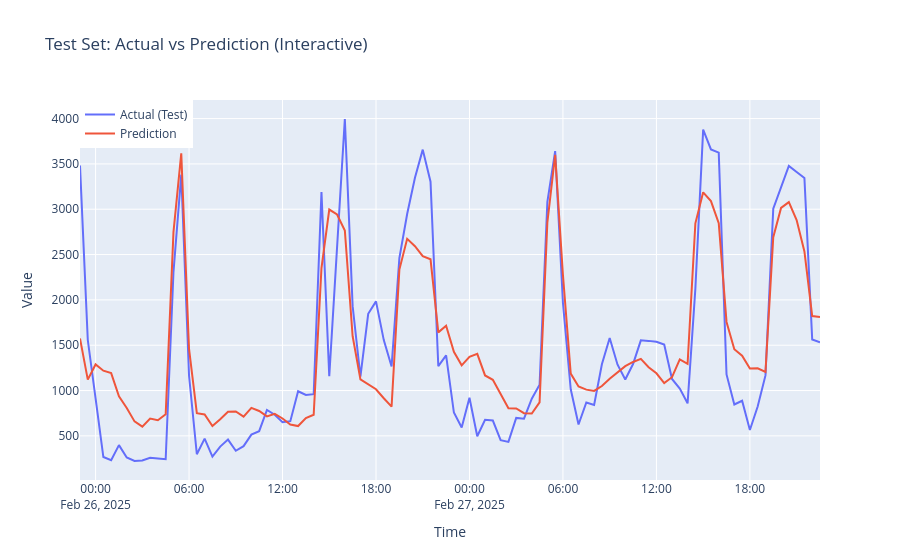

This figure's notebook cell:
### Code cell
# Only keep rows where both test and pred are not NaN
test_comparison = df_pred_lgb[["test", "pred"]].dropna()
print(test_comparison.head())

# Print data ranges for better context
print("\n==== Data Ranges ====")
# Training data range (all data except test portion)
train_range_min = mlf_lgb.data.index.min()
train_range_max = test_comparison.index.min() - pd.Timedelta(minutes=30)  # Assuming 30-min intervals
print(f"Training data range: {train_range_min} to {train_range_max}")
# Test data range
test_range_min = test_comparison.index.min()
test_range_max = test_comparison.index.max()
print(f"Test data range: {test_range_min} to {test_range_max}")


import plotly.graph_objs as go
from plotly.offline import iplot

# Create interactive plot
fig = go.Figure()
fig.add_trace(go.Scatter(x=test_comparison.index, y=test_comparison["test"], mode='lines', name='Actual (Test)'))
fig.add_trace(go.Scatter(x=test_comparison.index, y=test_comparison["pred"], mode='lines', name='Prediction'))

fig.update_layout(
    title="Test Set: Actual vs Prediction (Interactive)",
    xaxis_title="Time",
    yaxis_title="Value",
    legend=dict(x=0, y=1),
    hovermode="x unified" 
)

iplot(fig)
